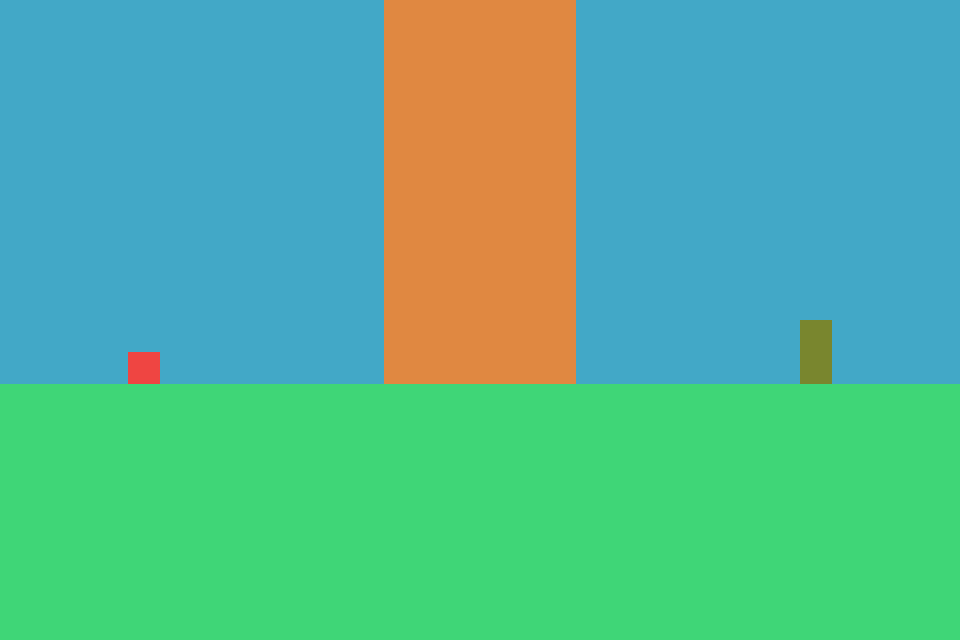

Rendered tile map (Tiled .tmx) drawn with the repository's tilesets; below, a short description and the full map source, tile grids included:
An orthogonal 30x20 tile map with 32x32 px tiles, 1 tile layer (Kachelebene 1).

<map version="1.10" tiledversion="1.11.2" orientation="orthogonal" renderorder="right-down" width="30" height="20" tilewidth="32" tileheight="32" infinite="0" nextlayerid="2" nextobjectid="1">
 <tileset firstgid="1" source="tilemap.tsx" />
 <layer id="1" name="Kachelebene 1" width="30" height="20">
  <data encoding="csv">
1,1,1,1,1,1,1,1,1,1,1,1,5,5,5,5,5,5,1,1,1,1,1,1,1,1,1,1,1,1,
1,1,1,1,1,1,1,1,1,1,1,1,5,5,5,5,5,5,1,1,1,1,1,1,1,1,1,1,1,1,
1,1,1,1,1,1,1,1,1,1,1,1,5,5,5,5,5,5,1,1,1,1,1,1,1,1,1,1,1,1,
1,1,1,1,1,1,1,1,1,1,1,1,5,5,5,5,5,5,1,1,1,1,1,1,1,1,1,1,1,1,
1,1,1,1,1,1,1,1,1,1,1,1,5,5,5,5,5,5,1,1,1,1,1,1,1,1,1,1,1,1,
1,1,1,1,1,1,1,1,1,1,1,1,5,5,5,5,5,5,1,1,1,1,1,1,1,1,1,1,1,1,
1,1,1,1,1,1,1,1,1,1,1,1,5,5,5,5,5,5,1,1,1,1,1,1,1,1,1,1,1,1,
1,1,1,1,1,1,1,1,1,1,1,1,5,5,5,5,5,5,1,1,1,1,1,1,1,1,1,1,1,1,
1,1,1,1,1,1,1,1,1,1,1,1,5,5,5,5,5,5,1,1,1,1,1,1,1,1,1,1,1,1,
1,1,1,1,1,1,1,1,1,1,1,1,5,5,5,5,5,5,1,1,1,1,1,1,1,1,1,1,1,1,
1,1,1,1,1,1,1,1,1,1,1,1,5,5,5,5,5,5,1,1,1,1,1,1,1,7,1,1,1,1,
1,1,1,1,4,1,1,1,1,1,1,1,5,5,5,5,5,5,1,1,1,1,1,1,1,7,1,1,1,1,
8,8,8,8,8,8,8,8,8,8,8,8,8,8,8,8,8,8,8,8,8,8,8,8,8,8,8,8,8,8,
8,8,8,8,8,8,8,8,8,8,8,8,8,8,8,8,8,8,8,8,8,8,8,8,8,8,8,8,8,8,
8,8,8,8,8,8,8,8,8,8,8,8,8,8,8,8,8,8,8,8,8,8,8,8,8,8,8,8,8,8,
8,8,8,8,8,8,8,8,8,8,8,8,8,8,8,8,8,8,8,8,8,8,8,8,8,8,8,8,8,8,
8,8,8,8,8,8,8,8,8,8,8,8,8,8,8,8,8,8,8,8,8,8,8,8,8,8,8,8,8,8,
8,8,8,8,8,8,8,8,8,8,8,8,8,8,8,8,8,8,8,8,8,8,8,8,8,8,8,8,8,8,
8,8,8,8,8,8,8,8,8,8,8,8,8,8,8,8,8,8,8,8,8,8,8,8,8,8,8,8,8,8,
8,8,8,8,8,8,8,8,8,8,8,8,8,8,8,8,8,8,8,8,8,8,8,8,8,8,8,8,8,8
</data>
 </layer>
</map>
